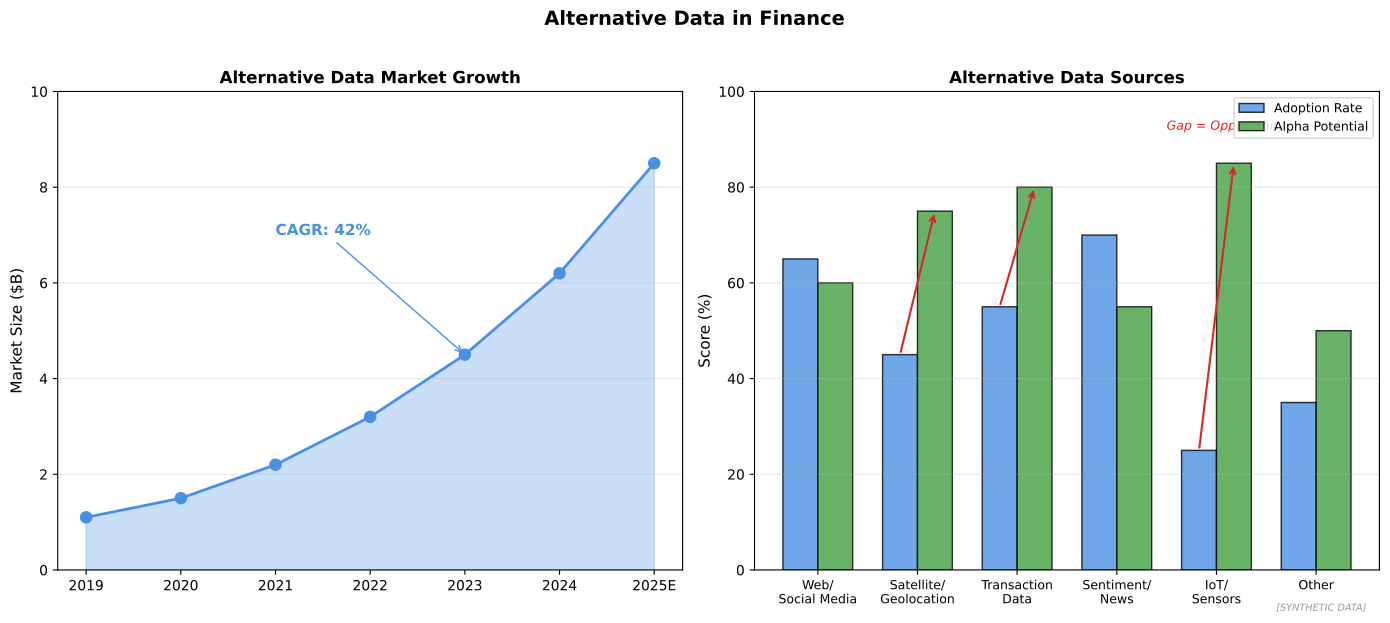

This chart was generated by the following Python code:
"""
Alternative Data Sources
Non-traditional data for finance

Output: alternative_data.pdf
Module: module_04_trad_finance
Lesson: 47 - Data Vendors
"""

from pathlib import Path
import matplotlib.pyplot as plt
import numpy as np

CHART_METADATA = {
    'title': 'Alternative Data',
    'module': 'module_04_trad_finance',
    'lesson': 47,
    'url': 'https://github.com/Digital-AI-Finance/digital-finance/tree/main/module_04_trad_finance/figures/alternative_data'
}

plt.rcParams.update({'font.size': 10, 'axes.labelsize': 10})

def create_chart():
    fig, axes = plt.subplots(1, 2, figsize=(14, 6))

    # Alt data market growth
    ax1 = axes[0]

    years = ['2019', '2020', '2021', '2022', '2023', '2024', '2025E']
    market_size = [1.1, 1.5, 2.2, 3.2, 4.5, 6.2, 8.5]

    ax1.fill_between(years, market_size, alpha=0.3, color='#4A90E2')
    ax1.plot(years, market_size, 'o-', color='#4A90E2', linewidth=2, markersize=8)

    ax1.set_ylabel('Market Size ($B)', fontsize=11)
    ax1.set_title('Alternative Data Market Growth', fontsize=12, fontweight='bold')
    ax1.set_ylim(0, 10)
    ax1.yaxis.grid(True, alpha=0.3)

    # Add CAGR
    ax1.annotate('CAGR: 42%', xy=(4, 4.5), xytext=(2, 7),
                fontsize=11, fontweight='bold', color='#4A90E2',
                arrowprops=dict(arrowstyle='->', color='#4A90E2'))

    # Data source breakdown
    ax2 = axes[1]

    sources = ['Web/\nSocial Media', 'Satellite/\nGeolocation', 'Transaction\nData', 'Sentiment/\nNews', 'IoT/\nSensors', 'Other']
    adoption = [65, 45, 55, 70, 25, 35]
    alpha_potential = [60, 75, 80, 55, 85, 50]  # Perceived alpha generation
    colors = ['#4A90E2', '#44A044', '#FF7F0E', '#9B59B6', '#D62728', '#888888']

    x = np.arange(len(sources))
    width = 0.35

    bars1 = ax2.bar(x - width/2, adoption, width, label='Adoption Rate',
                    color='#4A90E2', alpha=0.8, edgecolor='black')
    bars2 = ax2.bar(x + width/2, alpha_potential, width, label='Alpha Potential',
                    color='#44A044', alpha=0.8, edgecolor='black')

    ax2.set_ylabel('Score (%)', fontsize=11)
    ax2.set_title('Alternative Data Sources', fontsize=12, fontweight='bold')
    ax2.set_xticks(x)
    ax2.set_xticklabels(sources, fontsize=9)
    ax2.legend(loc='upper right', fontsize=9)
    ax2.set_ylim(0, 100)
    ax2.yaxis.grid(True, alpha=0.3)

    # Highlight opportunity areas
    for i, (a, p) in enumerate(zip(adoption, alpha_potential)):
        if p > a + 15:  # Underutilized with high potential
            ax2.annotate('', xy=(i - width/2, a), xytext=(i + width/2, p),
                        arrowprops=dict(arrowstyle='<-', color='#D62728', lw=1.5))

    ax2.text(3.5, 92, 'Gap = Opportunity', fontsize=9, color='#D62728', style='italic')

    fig.suptitle('Alternative Data in Finance', fontsize=14, fontweight='bold', y=1.02)
    fig.text(0.98, 0.02, '[SYNTHETIC DATA]', fontsize=7, color='#999999', ha='right', style='italic')
    plt.tight_layout()

    output_path = Path(__file__).parent / 'alternative_data.pdf'
    plt.savefig(output_path, format='pdf', dpi=300, bbox_inches='tight')
    plt.close()
    print(f"Chart saved to: {output_path}")
    return output_path

if __name__ == '__main__':
    create_chart()
